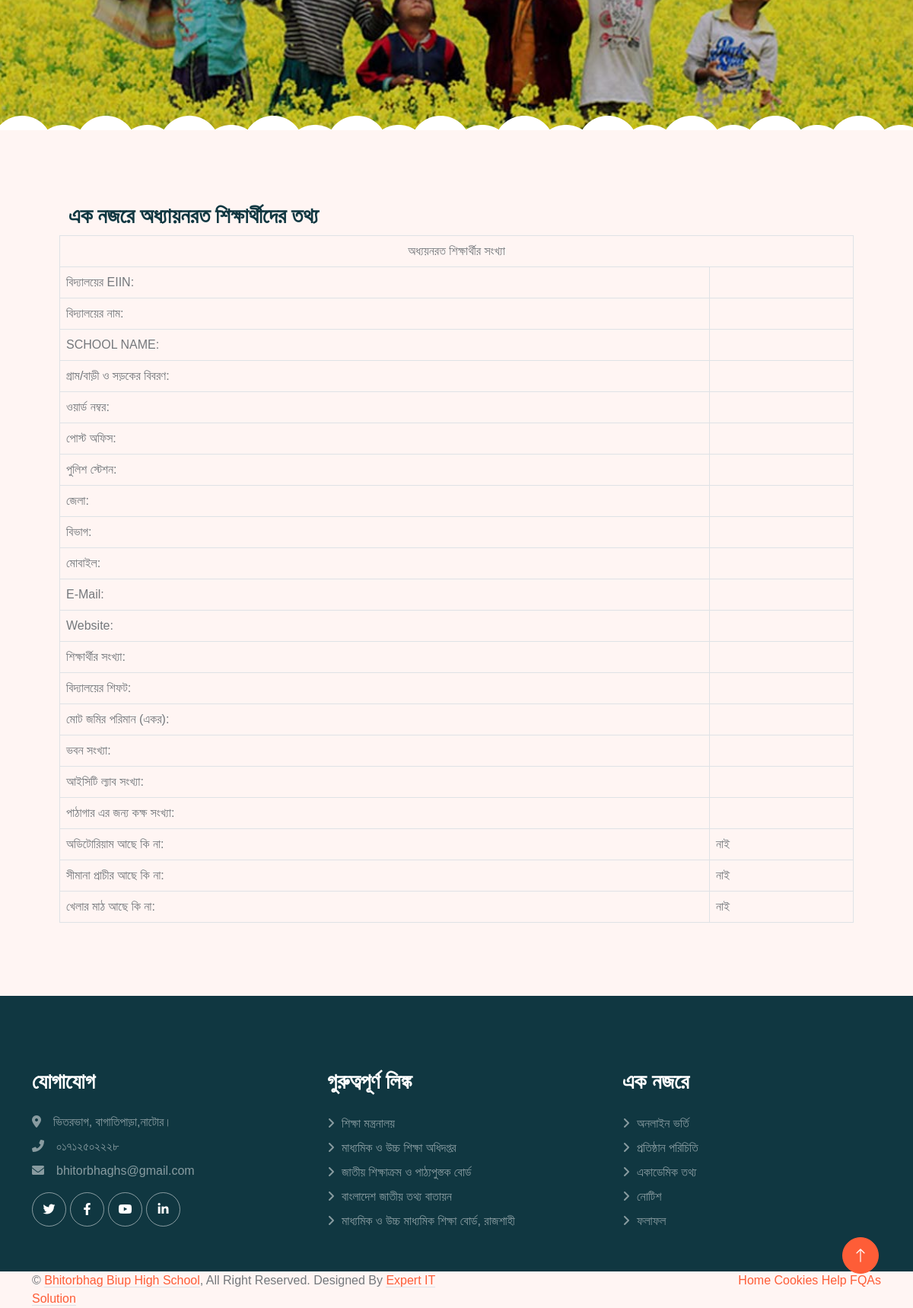
The page /acadamics/ (lower part) on the database as committed earlier.
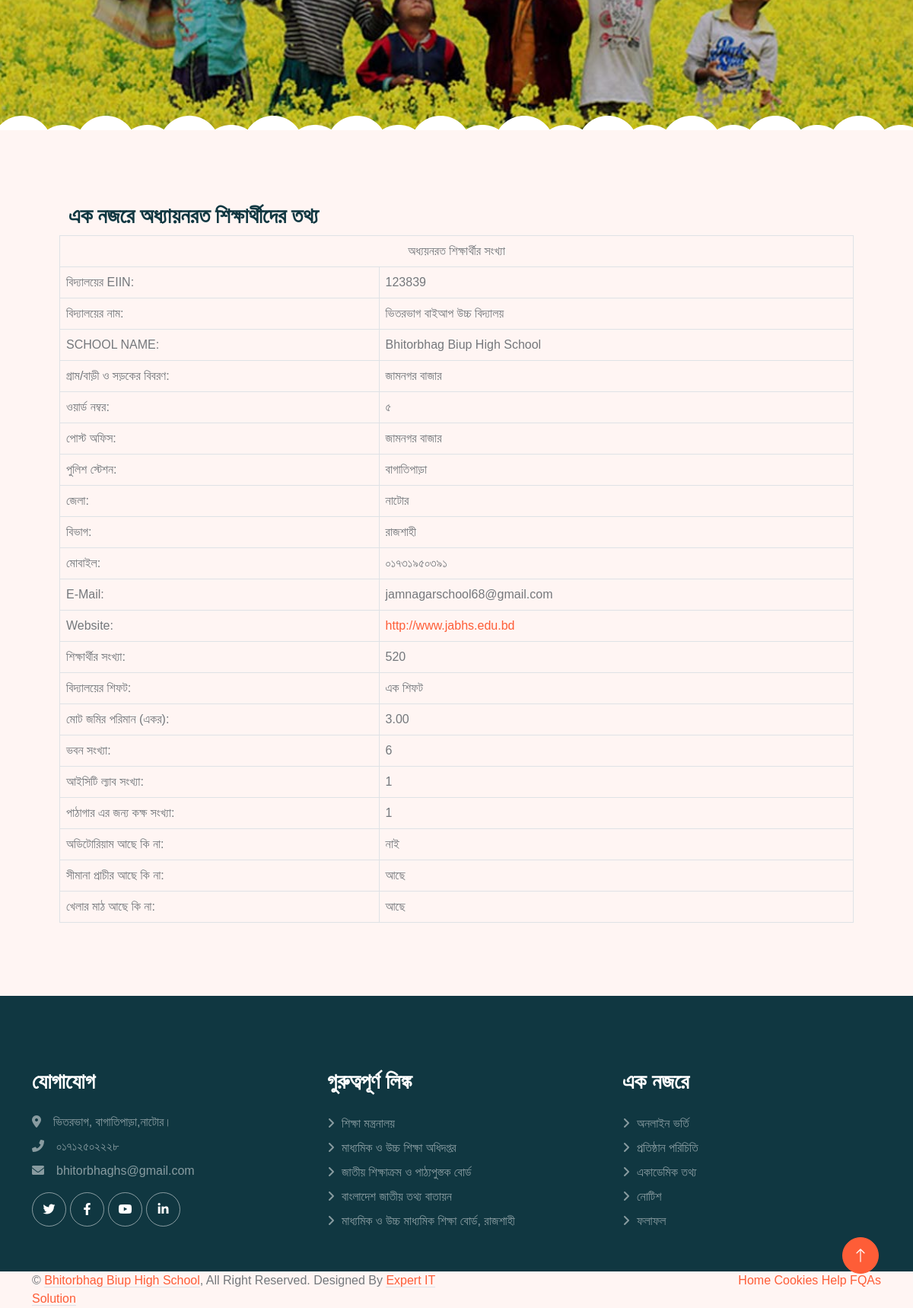
The same page on the database as committed later.
### home/models.py (models this page shows, shortened)
class SchoolInfo(models.Model):
    eiin = models.CharField(max_length=15, verbose_name="বিদ্যালয়ের EIIN")
    school_name_bn = models.CharField(max_length=255, verbose_name="বিদ্যালয়ের নাম")
    school_name_en = models.CharField(max_length=255, verbose_name="SCHOOL NAME")
    address = models.TextField(verbose_name="গ্রাম/বাড়ী ও সড়কের বিবরণ")
    ward_number = models.CharField(max_length=10, verbose_name="ওয়ার্ড নম্বর", blank=True, null=True)
    post_office = models.CharField(max_length=100, verbose_name="পোস্ট অফিস")
    police_station = models.CharField(max_length=100, verbose_name="পুলিশ স্টেশন")
    district = models.CharField(max_length=100, verbose_name="জেলা")
    mobile = models.CharField(max_length=20, verbose_name="মোবাইল", blank=True, null=True)
    website = models.URLField(verbose_name="Website", blank=True, null=True)
    school_shift = models.CharField(max_length=50, verbose_name="বিদ্যালয়ের শিফট", blank=True, null=True)
    class_operations = models.CharField(max_length=100, verbose_name="শ্রেণি কার্যক্রম", blank=True, null=True)
    total_land_area = models.DecimalField(max_digits=10, decimal_places=2, verbose_name="মোট জমির পরিমান (একর)", blank=True, null=True)
    total_classrooms = models.PositiveIntegerField(verbose_name="মোট শ্রেণিকক্ষ সংখ্যা", blank=True, null=True)
    ict_lab_count = models.PositiveIntegerField(verbose_name="আইসিটি ল্যাব সংখ্যা", blank=True, null=True)
    library_room_count = models.PositiveIntegerField(verbose_name="পাঠাগার এর জন্য কক্ষ সংখ্যা", blank=True, null=True)
    has_boundary_wall = models.BooleanField(verbose_name="সীমানা প্রাচীর আছে কি না", default=False)
    has_playground = models.BooleanField(verbose_name="খেলার মাঠ আছে কি না", default=False)
    union_or_municipality = models.CharField(max_length=100, verbose_name="ইউনিয়ন/পৌরসভা/সিটি কর্পোরেশন", blank=True, null=True)
    postal_code = models.CharField(max_length=10, verbose_name="পোস্ট কোড", blank=True, null=True)
    upazila = models.CharField(max_length=100, verbose_name="উপজেলা", blank=True, null=True)
    division = models.CharField(max_length=100, verbose_name="বিভাগ")
    email = models.EmailField(verbose_name="E-Mail", blank=True, null=True)
    total_students = models.PositiveIntegerField(verbose_name="শিক্ষার্থীর সংখ্যা", blank=True, null=True)
    school_type = models.CharField(max_length=100, verbose_name="বিদ্যালয়ের ধরণ", blank=True, null=True)
    building_count = models.PositiveIntegerField(verbose_name="ভবন সংখ্যা", blank=True, null=True)
    multimedia_classroom_count = models.PositiveIntegerField(verbose_name="মাল্টিমিডিয়া শ্রেণিকক্ষ সংখ্যা", blank=True, null=True)
    science_lab_room_count = models.PositiveIntegerField(verbose_name="বিজ্ঞানাগার এর জন্য কক্ষ সংখ্যা", blank=True, null=True)
    has_auditorium = models.BooleanField(verbose_name="অডিটোরিয়াম আছে কি না", default=False)
    class Meta:
        verbose_name_plural = "এক নজরে বিদ্যালয়ের পরিচিতি"
        ordering = ['-id']

### home/views.py (the view)
# urls.py: path('acadamics/',AcadamicsView.as_view(),name='acadamics'),
class AcadamicsView(TemplateView):
    template_name = 'acadamics.html'
    def get_context_data(self, **kwargs):
        context = super().get_context_data(**kwargs)
        school_info = SchoolInfo.objects.first()
        context['school_info'] = school_info
        return context

### home/contextprocessors.py (called while the page is built)
def social_and_contact(request):
    try:
        social_media = SocialMedia.objects.last()
    except SocialMedia.DoesNotExist:
        social_media = None
    try:
        contact_info = Contact.objects.last()
    except Contact.DoesNotExist:
        contact_info = None
    return {
        'social_media': social_media,
        'contact_info': contact_info
    }

### templates/acadamics.html (shortened to what the changed rows need)
{% extends "base.html" %}
{% load static %}
{% block body %}
        <div class="container-fluid py-5 page-header position-relative mb-5">
            <div class="container py-5">
                <h1 class="display-2 text-white animated slideInDown p-5 mb-4 text-center" style="font-family: 'Kalpurush', sans-serif;">এক নজরে বিদ্যালয়ের পরিচিতি</h1>
            </div>
        </div>
        <section>
            <div class="container">
                <div class="row p-5">
                    <table class="table table-bordered" cellpadding="3" cellspacing="0" style="margin: 0 auto;" width="100%">
                        <tr>
                            <td class="columnStyleLeft"> বিদ্যালয়ের EIIN: </td>
                            <td class="columnStyleRight">{{ school_info.eiin }}</td>
                        </tr>
                        <tr>
                            <td class="columnStyleLeft"> বিদ্যালয়ের নাম: </td>
                            <td class="columnStyleRight">{{ school_info.school_name_bn }}</td>
                        </tr>
                        <tr>
                            <td class="columnStyleLeft"> SCHOOL NAME: </td>
                            <td class="columnStyleRight">{{ school_info.school_name_en }}</td>
                        </tr>
                        <tr>
                            <td class="columnStyleLeft"> গ্রাম/বাড়ী ও সড়কের বিবরণ: </td>
                            <td class="columnStyleRight">{{ school_info.address }}</td>
                        </tr>
                        <tr>
                            <td class="columnStyleLeft"> ওয়ার্ড নম্বর: </td>
                            <td class="columnStyleRight">{{ school_info.ward_number }}</td>
                        </tr>
                        <tr>
                            <td class="columnStyleLeft"> পোস্ট অফিস: </td>
                            <td class="columnStyleRight">{{ school_info.post_office }}</td>
                        </tr>
                        <tr>
                            <td class="columnStyleLeft"> পুলিশ স্টেশন: </td>
                            <td class="columnStyleRight">{{ school_info.police_station }}</td>
                        </tr>
                        <tr>
                            <td class="columnStyleLeft"> জেলা: </td>
                            <td class="columnStyleRight">{{ school_info.district }}</td>
                        </tr>
                        <tr>
                            <td class="columnStyleLeft"> বিভাগ: </td>
                            <td class="columnStyleRight">{{ school_info.division }}</td>
                        </tr>
                        <tr>
                            <td class="columnStyleLeft"> মোবাইল: </td>
                            <td class="columnStyleRight">{{ school_info.mobile }}</td>
                        </tr>
                        <tr>
                            <td class="columnStyleLeft"> E-Mail: </td>
                            <td class="columnStyleRight">{{ school_info.email }}</td>
                        </tr>
                        <tr>
                            <td class="columnStyleLeft"> Website: </td>
                            <td class="columnStyleRight">
                                <a href="{{ school_info.website }}" target="_blank">{{ school_info.website }}</a>
                            </td>
                        </tr>
                        <tr>
                            <td class="columnStyleLeft"> শিক্ষার্থীর সংখ্যা: </td>
                            <td class="columnStyleRight">{{ school_info.total_students }}</td>
                        </tr>
                        <tr>
                            <td class="columnStyleLeft"> বিদ্যালয়ের শিফট: </td>
                            <td class="columnStyleRight">{{ school_info.school_shift }}</td>
                        </tr>
                        <tr>
                            <td class="columnStyleLeft"> মোট জমির পরিমান (একর): </td>
                            <td class="columnStyleRight">{{ school_info.total_land_area }}</td>
                        </tr>
                        <tr>
                            <td class="columnStyleLeft"> ভবন সংখ্যা: </td>
                            <td class="columnStyleRight">{{ school_info.building_count }}</td>
                        </tr>
                        <tr>
                            <td class="columnStyleLeft"> আইসিটি ল্যাব সংখ্যা: </td>
                            <td class="columnStyleRight">{{ school_info.ict_lab_count }}</td>
                        </tr>
                        <tr>
                            <td class="columnStyleLeft"> পাঠাগার এর জন্য কক্ষ সংখ্যা: </td>
                            <td class="columnStyleRight">{{ school_info.library_room_count }}</td>
                        </tr>
                        <tr>
                            <td class="columnStyleLeft"> সীমানা প্রাচীর আছে কি না: </td>
                            <td class="columnStyleRight">{% if school_info.has_boundary_wall %}আছে{% else %}নাই{% endif %}</td>
                        </tr>
                        <tr>
                            <td class="columnStyleLeft"> খেলার মাঠ আছে কি না: </td>
                            <td class="columnStyleRight">{% if school_info.has_playground %}আছে{% else %}নাই{% endif %}</td>
                        </tr>
                    </table>
                </div>
            </div>
        </section>
{% endblock body %}

Rows that differ between the two databases and show on the page:
added SchoolInfo: eiin "123839", school_name_bn "ভিতরভাগ বাইআপ উচ্চ বিদ্যালয়", school_name_en "Bhitorbhag Biup High School", address "জামনগর বাজার", ward_number "৫", post_office "জামনগর বাজার", police_station "বাগাতিপাড়া", district "নাটোর", division "রাজশাহী", mobile "০১৭৩১৯৫০৩৯১", email "jamnagarschool68@gmail.com", website "http://www.jabhs.edu.bd", total_students "520", school_shift "এক শিফট", total_land_area "3.00", building_count "6", ict_lab_count "1", library_room_count "1"
Other text that changed with them:
text no longer shown: "নাই নাই"
text now shown: "আছে আছে"
